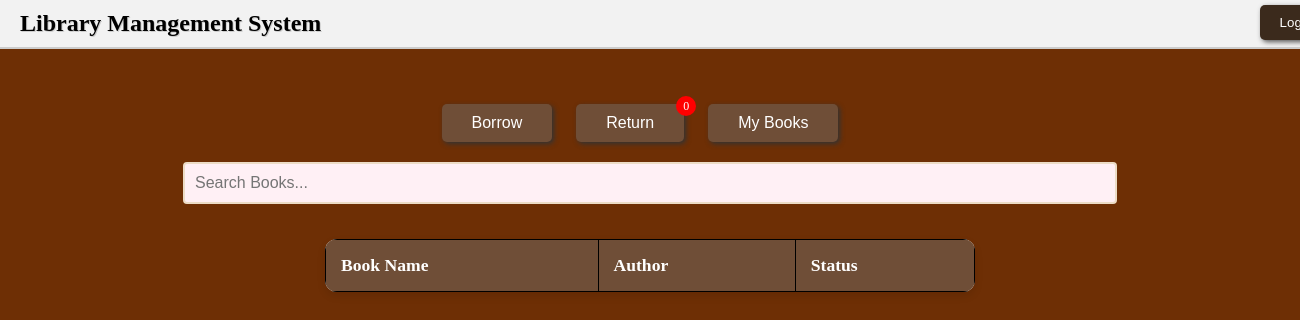
The page /member/homepage (signed in) on the database as committed earlier.
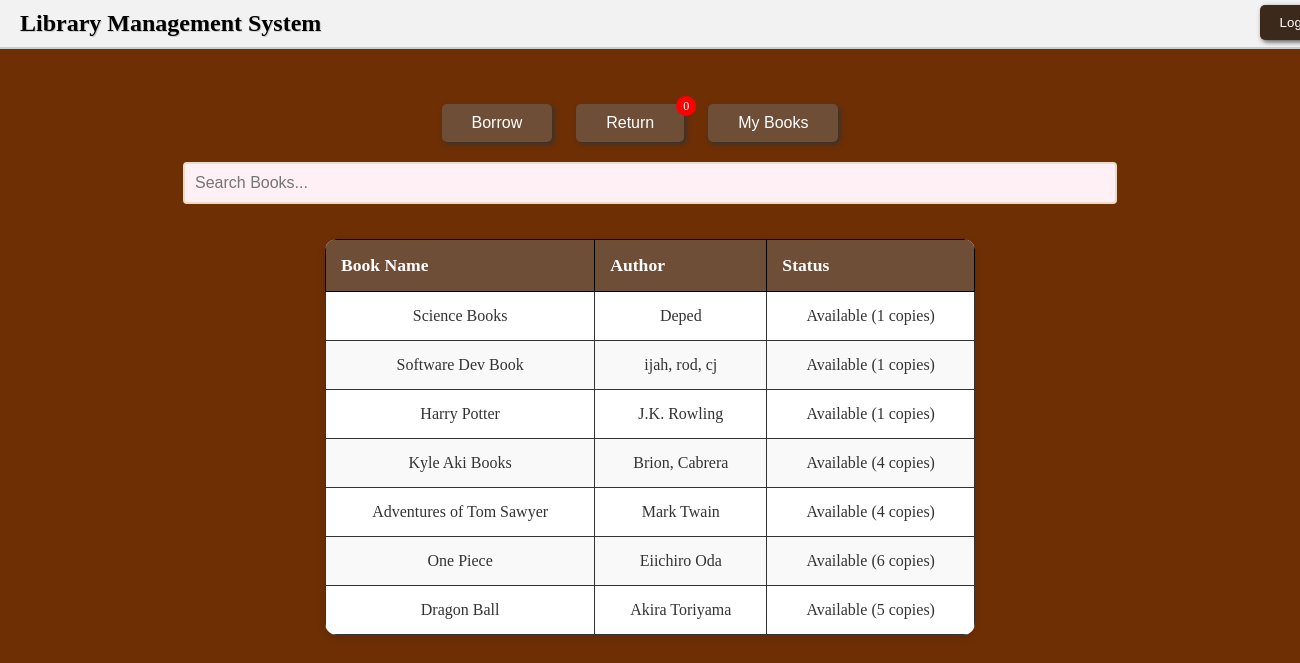
The same page on the database as committed later.
### website/models.py (models this page shows, shortened)
class Book(db.Model):
    id = db.Column(db.Integer, primary_key=True)
    title = db.Column(db.String(255), nullable=False)
    author = db.Column(db.String(255), nullable=False)
    isbn = db.Column(db.String(20), unique=True, nullable=False)
    available_copies = db.Column(db.Integer, default=1)

### website/views.py (the view)
@views.route('/member/homepage')
@login_required
def member_homepage():
    books = Book.query.all()
    borrowed_books = BorrowRecord.query.filter_by(user_id=current_user.id, returned=False).all()
    borrowed_count = len(borrowed_books)
    return render_template('member_home.html', books=books, borrowed_books=borrowed_books, borrowed_count=borrowed_count)

### website/__init__.py (called while the page is built)
def create_app():
    app = Flask(__name__)
    app.config["SECRET_KEY"] = 'aobwduiao'
    app.config['SQLALCHEMY_DATABASE_URI'] = f'sqlite:///library.db'
    db.init_app(app)
    migrate.init_app(app, db)
    bcrypt.init_app(app)
    login_manager.init_app(app)
    @login_manager.user_loader
    def load_user(user_id):
        return User.query.get(int(user_id))
    from .auth import auth
    app.register_blueprint(auth)
    from .views import views
    app.register_blueprint(views)
    with app.app_context():
        try:
            with db.engine.connect() as connection:
                connection.execute(text("SELECT 1"))
            print("Database connection successful!")
        except Exception as e:
            print(f"Database connection failed: {e}")
    create_database(app)
    return app

### website/templates/member_home.html (shortened to what this page needs)
{% extends "base.html" %}
{% block content %}
  <div class="container-member">
    <div class="header2">
      <h1>Library Management System</h1>
    </div>
    <button class="logout-btns" onclick="popLogout()">Logout</button>
    <div class="actions">
      <button class="action-btn" onclick="showBorrowBooks()">Borrow</button>
      <div class="button-container">
        <button class="action-btn" onclick="popReturn()">Return</button>
        <span class="badge" id="borrowBadge">{{ borrowed_count }}</span>
      </div>
      <button class="action-btn" onclick="showMyBooks()">My Books</button>
    </div>
    <div class="search-bar-member" style="margin-top: 20px;">
      <input type="text" id="searchInput" placeholder="Search Books..." onkeyup="searchBooks()">
    </div>
    <div class="table-member">
      <table>
        <thead>
          <tr>
            <th>Book Name</th>
            <th>Author</th>
            <th>Status</th>
          </tr>
        </thead>
        <tbody>
          {% for book in books %}
          <tr>
            <td>{{ book.title }}</td>
            <td>{{ book.author }}</td>
            <td>
              {% if book.available_copies > 0 %}
                Available ({{ book.available_copies }} copies)
              {% else %}
                Not Available
              {% endif %}
            </td>
          </tr>
          {% endfor %}
        </tbody>
      </table>
    </div>
  </div>
{% endblock %}

### website/templates/base.html (shortened to what this page needs)
<!DOCTYPE html>
<html lang="en">
<head>
    <link rel="stylesheet" href="https://cdnjs.cloudflare.com/ajax/libs/font-awesome/6.5.0/css/all.min.css">
    <link rel="stylesheet" href="https://cdn.jsdelivr.net/npm/swiper@11/swiper-bundle.min.css"/>
    <link rel="stylesheet" type="text/css" href="{{ url_for('static', filename='style.css') }}">
    <link rel="stylesheet" href="{{ url_for('static', filename='style.css') }}">
</head>
<body>
    {% block content %}{% endblock %}
</body>
</html>

### website/static/style.css (style rules this page uses)
body { margin: 0; padding: 0; font-family: 'Georgia', cursive; background-attachment: fixed; background-color: #6e2f05; background-image: url('https://www.transparenttextures.com/patterns/wood-pattern.png'); text-align: center; }
.search-bar-member input { width: 70%; padding: 10px; margin-bottom: 15px; border: 2px solid #ecdcc6; background: #fff0f5; border-radius: 4px; font-size: 1rem; }
.table1 table, th, td { border: 1px solid #000; }
.table1 th, td { padding: 10px; text-align: center; }
.table table, th, td { border: 1px solid #000; }
.table th, td { padding: 10px; text-align: center; }
.table2 table, th, td { border: 1px solid #000; }
.table2 th, td { padding: 10px; text-align: center; }
.table3 table, th, td { border: 1px solid #000; }
.table3 th, td { padding: 10px; text-align: center; }
.table4 table, th, td { border: 1px solid #000; }
.table4 th, td { padding: 10px; text-align: center; }
.header2 { background-color: #f2f2f2; padding: 10px 20px; display: flex; justify-content: space-between; align-items: center; border-bottom: 2px solid #ccc; }
.header2 h1 { margin: 0; font-size: 24px; color: #000; text-shadow: 1px 1px #ccc; }
.logout-btns { position: relative; top: -44px; left: 650px; background-color: #3b2a1c; color: white; border: none; padding: 10px 20px; box-shadow: 2px 2px 5px #555; cursor: pointer; border-radius: 5px; }
.actions { text-align: center; margin: 20px 0; }
.action-btn { background-color: #6f4e37; color: white; padding: 10px 30px; margin-right: 20px; border: none; cursor: pointer; font-size: 16px; border-radius: 5px; box-shadow: 2px 2px 5px #333; }
.table th, td { border: 1px solid #333; padding: 10px; text-align: center; }
.table-member table { margin: auto; width: 50%; border-collapse: collapse; background-color: #fff; border-radius: 12px; overflow: hidden; box-shadow: 0 4px 8px rgba(0,0,0,0.1); margin-top: 20px; }
.table-member thead { background-color: #6f4e37; color: white; }
.table-member thead th { padding: 15px; text-align: left; font-size: 1.1rem; }
.table-member tbody tr { border-bottom: 1px solid #ddd; }
.table-member tbody tr:nth-child(even) { background-color: #f9f9f9; }
.table-member tbody td { padding: 15px; font-size: 1rem; color: #333; }
.button-container { position: relative; display: inline-block; }
.badge { position: absolute; top: -0.5rem; right: 0.5rem; width: 20px; height: 20px; background-color: red; color: white; border-radius: 50%; font-size: 0.75em; display: flex; justify-content: center; align-items: center; pointer-events: none; }

Rows that differ between the two databases and show on the page:
added Book: title "Science Books", author "Deped", available_copies "1"
added Book: title "Software Dev Book", author "ijah, rod, cj", available_copies "1"
added Book: title "Harry Potter", author "J.K. Rowling", available_copies "1"
added Book: title "Kyle Aki Books", author "Brion, Cabrera", available_copies "4"
added Book: title "Adventures of Tom Sawyer", author "Mark Twain", available_copies "4"
added Book: title "One Piece", author "Eiichiro Oda", available_copies "6"
added Book: title "Dragon Ball", author "Akira Toriyama", available_copies "5"
